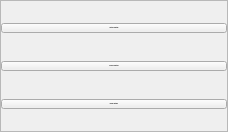
                  <widget class="QWidget" name="page_4">
                   <property name="geometry">
                    <rect>
                     <x>0</x>
                     <y>0</y>
                     <width>228</width>
                     <height>132</height>
                    </rect>
                   </property>
                   <property name="font">
                    <font>
                     <family>Arial</family>
                     <pointsize>-1</pointsize>
                     <weight>75</weight>
                     <bold>true</bold>
                    </font>
                   </property>
                   <attribute name="icon">
                    <iconset resource="icons.qrc">
                     <normaloff>:/icons/icons/New folder/result_icon.png</normaloff>:/icons/icons/New folder/result_icon.png</iconset>
                   </attribute>
                   <attribute name="label">
                    <string>Results</string>
                   </attribute>
                   <layout class="QHBoxLayout" name="horizontalLayout_62">
                    <property name="leftMargin">
                     <number>0</number>
                    </property>
                    <property name="topMargin">
                     <number>0</number>
                    </property>
                    <property name="rightMargin">
                     <number>0</number>
                    </property>
                    <property name="bottomMargin">
                     <number>0</number>
                    </property>
                    <item>
                     <widget class="QFrame" name="frame_44">
                      <property name="frameShape">
                       <enum>QFrame::StyledPanel</enum>
                      </property>
                      <property name="frameShadow">
                       <enum>QFrame::Raised</enum>
                      </property>
                      <layout class="QVBoxLayout" name="verticalLayout_5">
                       <property name="leftMargin">
                        <number>0</number>
                       </property>
                       <property name="topMargin">
                        <number>0</number>
                       </property>
                       <property name="rightMargin">
                        <number>0</number>
                       </property>
                       <property name="bottomMargin">
                        <number>0</number>
                       </property>
                       <item>
                        <widget class="QPushButton" name="view_section_timetable">
                         <property name="text">
                          <string>Sections Timetable</string>
                         </property>
                        </widget>
                       </item>
                       <item>
                        <widget class="QPushButton" name="view_teacher_timetable">
                         <property name="text">
                          <string>Teachers Timetable</string>
                         </property>
                        </widget>
                       </item>
                       <item>
                        <widget class="QPushButton" name="view_room_timetable">
                         <property name="font">
                          <font>
                           <family>Arial</family>
                           <pointsize>-1</pointsize>
                           <weight>75</weight>
                           <bold>true</bold>
                          </font>
                         </property>
                         <property name="text">
                          <string>Rooms Timetable</string>
                         </property>
                        </widget>
                       </item>
                      </layout>
                     </widget>
                    </item>
                   </layout>
                  </widget>
